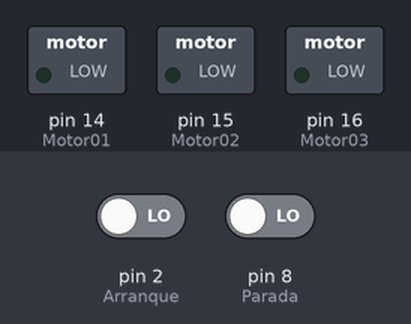
A sketch run on a simulated Arduino Uno, built with avr-gcc and run on an emulated ATmega328P. Shown: switched loads named in the sketch (green lamp = pin HIGH). The test bench sets the inputs (shaded band); at power-on: pin 2 (Arranque) LOW, pin 8 (Parada) LOW.

Above: at 1.2 s.
1.3 s: pin 2 (Arranque) driven HIGH
At 2.4 s:
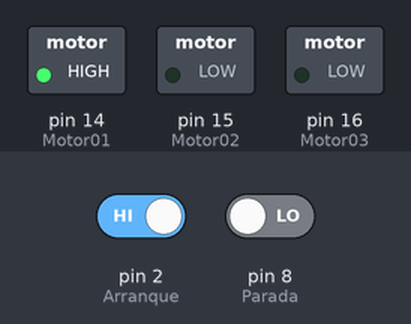
5.8 s: pin 8 (Parada) driven HIGH
At 8.6 s:
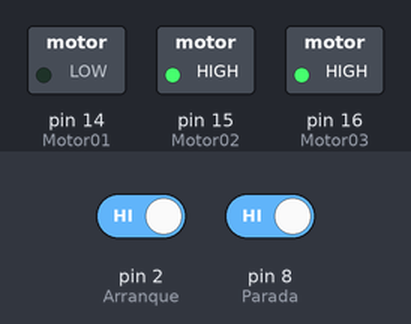
11.8 s: pin 2 (Arranque) driven LOW
At 14.3 s:
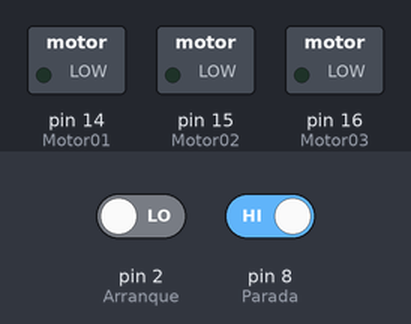
Timing chart, 0 to 15.8 s (numbered marks = the images above; inputs shaded):
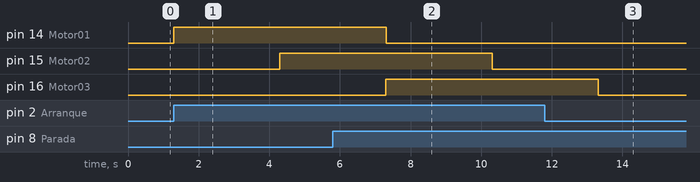

The sketch:

ARRANQUE_TRES.ino
```cpp
// Autor. Oscar NÚÑEZ MORI. Jaén,  25-Junio-2024
// Definir los pines de los pulsadores y Motores

const int Arranque = 2;
const int Parada   = 8;
const int Motor01  = 14; // A0
const int Motor02  = 15; // A1
const int Motor03  = 16; // A2

void setup() {

  // Configurar pines de entrada y salida
  pinMode(Arranque, INPUT);
  pinMode(Parada,   INPUT);
  pinMode(Motor01, OUTPUT);
  pinMode(Motor02, OUTPUT);
  pinMode(Motor03, OUTPUT);

}

void loop() {

 if( digitalRead(Arranque) ) {    // Prende motores secuencialmente

    digitalWrite(Motor01, HIGH);  // Enciende Motor 01
    delay(3000);  // Espera

    digitalWrite(Motor02, HIGH);  // Enciende Motor 02
    delay(3000);  // Espera

    digitalWrite(Motor03, HIGH);  // Enciende Motor 03
    delay(10);  // Espera
 }

 if( digitalRead(Parada) ) {     // Apaga motores secuencialmente

    digitalWrite(Motor01, LOW);  // Apaga Motor 01
    delay(3000);  // Espera

    digitalWrite(Motor02, LOW);  // Apaga Motor 02
    delay(3000);  // Espera

    digitalWrite(Motor03, LOW);  // Apaga Motor 03
    delay(10);  // Espera

  }
}
```

Measured:
- after the input at 1.3 s, pin 14 (Motor01): LOW → HIGH at once; pin 15 (Motor02): LOW → HIGH after 3.0 s
- after the input at 5.8 s, pin 14 (Motor01): HIGH → LOW after 1.5 s; pin 15 (Motor02): HIGH → LOW after 4.5 s
- after the input at 11.8 s, pin 14 (Motor01): stays LOW (without the input it goes to HIGH after 1.5 s); pin 15 (Motor02): stays LOW (without the input it goes to HIGH after 4.5 s); pin 16 (Motor03): goes on until 13.3 s, then stays LOW
